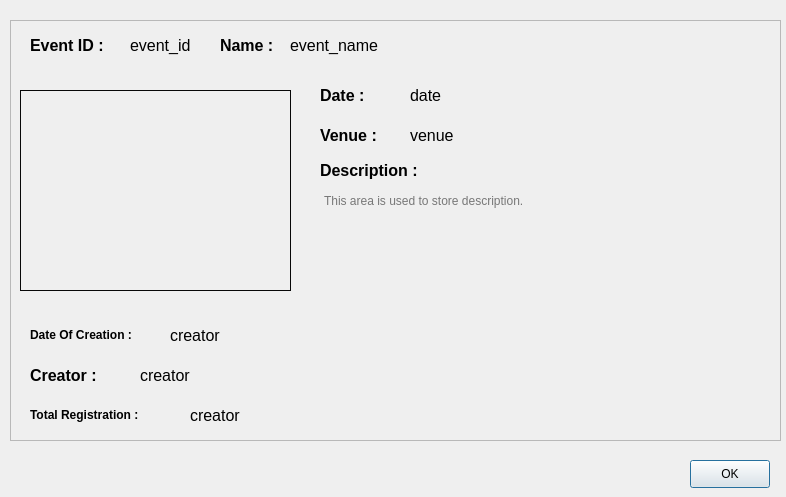
<?xml version="1.0" encoding="UTF-8"?>
<ui version="4.0">
 <class>eventProfile</class>
 <widget class="QDialog" name="eventProfile">
  <property name="geometry">
   <rect>
    <x>0</x>
    <y>0</y>
    <width>786</width>
    <height>497</height>
   </rect>
  </property>
  <property name="windowTitle">
   <string>Event Profile</string>
  </property>
  <property name="styleSheet">
   <string notr="true"/>
  </property>
  <widget class="QFrame" name="frame">
   <property name="geometry">
    <rect>
     <x>10</x>
     <y>20</y>
     <width>771</width>
     <height>421</height>
    </rect>
   </property>
   <property name="styleSheet">
    <string notr="true"/>
   </property>
   <property name="frameShape">
    <enum>QFrame::StyledPanel</enum>
   </property>
   <property name="frameShadow">
    <enum>QFrame::Raised</enum>
   </property>
   <widget class="QWidget" name="widget" native="true">
    <property name="geometry">
     <rect>
      <x>10</x>
      <y>70</y>
      <width>271</width>
      <height>201</height>
     </rect>
    </property>
    <property name="autoFillBackground">
     <bool>false</bool>
    </property>
    <property name="styleSheet">
     <string notr="true">image: url(:/sample_event.png);
border-style:solid;
border-width:1px;
border-color: rgb(7, 7, 7);</string>
    </property>
   </widget>
   <widget class="QLabel" name="nameLabel">
    <property name="geometry">
     <rect>
      <x>210</x>
      <y>10</y>
      <width>91</width>
      <height>31</height>
     </rect>
    </property>
    <property name="text">
     <string>&lt;html&gt;&lt;head/&gt;&lt;body&gt;&lt;p&gt;&lt;span style=&quot; font-size:12pt; font-weight:600;&quot;&gt;Name :&lt;/span&gt;&lt;/p&gt;&lt;/body&gt;&lt;/html&gt;</string>
    </property>
   </widget>
   <widget class="QLabel" name="name">
    <property name="geometry">
     <rect>
      <x>280</x>
      <y>10</y>
      <width>481</width>
      <height>31</height>
     </rect>
    </property>
    <property name="styleSheet">
     <string notr="true">font-size:12pt;</string>
    </property>
    <property name="text">
     <string>event_name</string>
    </property>
   </widget>
   <widget class="QLabel" name="creatorLabel">
    <property name="geometry">
     <rect>
      <x>20</x>
      <y>340</y>
      <width>101</width>
      <height>31</height>
     </rect>
    </property>
    <property name="text">
     <string>&lt;html&gt;&lt;head/&gt;&lt;body&gt;&lt;p&gt;&lt;span style=&quot; font-size:12pt; font-weight:600;&quot;&gt;Creator : &lt;/span&gt;&lt;/p&gt;&lt;/body&gt;&lt;/html&gt;</string>
    </property>
   </widget>
   <widget class="QLabel" name="descriptionLabel">
    <property name="geometry">
     <rect>
      <x>310</x>
      <y>130</y>
      <width>131</width>
      <height>41</height>
     </rect>
    </property>
    <property name="text">
     <string>&lt;html&gt;&lt;head/&gt;&lt;body&gt;&lt;p&gt;&lt;span style=&quot; font-size:12pt; font-weight:600;&quot;&gt;Description :&lt;/span&gt;&lt;/p&gt;&lt;/body&gt;&lt;/html&gt;</string>
    </property>
   </widget>
   <widget class="QLabel" name="dateLabel">
    <property name="geometry">
     <rect>
      <x>310</x>
      <y>60</y>
      <width>71</width>
      <height>31</height>
     </rect>
    </property>
    <property name="text">
     <string>&lt;html&gt;&lt;head/&gt;&lt;body&gt;&lt;p&gt;&lt;span style=&quot; font-size:12pt; font-weight:600;&quot;&gt;Date : &lt;/span&gt;&lt;/p&gt;&lt;/body&gt;&lt;/html&gt;</string>
    </property>
   </widget>
   <widget class="QLabel" name="venueLabel">
    <property name="geometry">
     <rect>
      <x>310</x>
      <y>100</y>
      <width>81</width>
      <height>31</height>
     </rect>
    </property>
    <property name="text">
     <string>&lt;html&gt;&lt;head/&gt;&lt;body&gt;&lt;p&gt;&lt;span style=&quot; font-size:12pt; font-weight:600;&quot;&gt;Venue : &lt;/span&gt;&lt;/p&gt;&lt;/body&gt;&lt;/html&gt;</string>
    </property>
   </widget>
   <widget class="QLabel" name="creator">
    <property name="geometry">
     <rect>
      <x>130</x>
      <y>340</y>
      <width>421</width>
      <height>31</height>
     </rect>
    </property>
    <property name="styleSheet">
     <string notr="true">font-size:12pt;</string>
    </property>
    <property name="text">
     <string>creator</string>
    </property>
   </widget>
   <widget class="QLabel" name="date">
    <property name="geometry">
     <rect>
      <x>400</x>
      <y>60</y>
      <width>361</width>
      <height>31</height>
     </rect>
    </property>
    <property name="styleSheet">
     <string notr="true">font-size:12pt;</string>
    </property>
    <property name="text">
     <string>date</string>
    </property>
   </widget>
   <widget class="QLabel" name="venue">
    <property name="geometry">
     <rect>
      <x>400</x>
      <y>100</y>
      <width>361</width>
      <height>31</height>
     </rect>
    </property>
    <property name="styleSheet">
     <string notr="true">font-size:12pt;</string>
    </property>
    <property name="text">
     <string>venue</string>
    </property>
   </widget>
   <widget class="QLabel" name="eventIDLabel">
    <property name="geometry">
     <rect>
      <x>20</x>
      <y>10</y>
      <width>91</width>
      <height>31</height>
     </rect>
    </property>
    <property name="text">
     <string>&lt;html&gt;&lt;head/&gt;&lt;body&gt;&lt;p&gt;&lt;span style=&quot; font-size:12pt; font-weight:600;&quot;&gt;Event ID : &lt;/span&gt;&lt;/p&gt;&lt;/body&gt;&lt;/html&gt;</string>
    </property>
   </widget>
   <widget class="QLabel" name="eventID">
    <property name="geometry">
     <rect>
      <x>120</x>
      <y>10</y>
      <width>91</width>
      <height>31</height>
     </rect>
    </property>
    <property name="styleSheet">
     <string notr="true">font-size:12pt;</string>
    </property>
    <property name="text">
     <string>event_id</string>
    </property>
   </widget>
   <widget class="QTextBrowser" name="textBrowser">
    <property name="geometry">
     <rect>
      <x>310</x>
      <y>170</y>
      <width>451</width>
      <height>151</height>
     </rect>
    </property>
    <property name="styleSheet">
     <string notr="true">background-color:transparent;
border:none;</string>
    </property>
    <property name="html">
     <string>&lt;!DOCTYPE HTML PUBLIC &quot;-//W3C//DTD HTML 4.0//EN&quot; &quot;http://www.w3.org/TR/REC-html40/strict.dtd&quot;&gt;
&lt;html&gt;&lt;head&gt;&lt;meta name=&quot;qrichtext&quot; content=&quot;1&quot; /&gt;&lt;style type=&quot;text/css&quot;&gt;
p, li { white-space: pre-wrap; }
&lt;/style&gt;&lt;/head&gt;&lt;body style=&quot; font-family:'Ubuntu'; font-size:11pt; font-weight:400; font-style:normal;&quot;&gt;
&lt;p style=&quot;-qt-paragraph-type:empty; margin-top:0px; margin-bottom:0px; margin-left:0px; margin-right:0px; -qt-block-indent:0; text-indent:0px; font-family:'Noto Sans'; font-size:9pt;&quot;&gt;&lt;br /&gt;&lt;/p&gt;&lt;/body&gt;&lt;/html&gt;</string>
    </property>
    <property name="placeholderText">
     <string>This area is used to store description.</string>
    </property>
   </widget>
   <widget class="QLabel" name="totalRegistrationLabel">
    <property name="geometry">
     <rect>
      <x>20</x>
      <y>380</y>
      <width>171</width>
      <height>31</height>
     </rect>
    </property>
    <property name="text">
     <string>&lt;html&gt;&lt;head/&gt;&lt;body&gt;&lt;p&gt;&lt;span style=&quot; font-weight:600;&quot;&gt;Total Registration : &lt;/span&gt;&lt;/p&gt;&lt;/body&gt;&lt;/html&gt;</string>
    </property>
   </widget>
   <widget class="QLabel" name="totalRegistration">
    <property name="geometry">
     <rect>
      <x>180</x>
      <y>380</y>
      <width>571</width>
      <height>31</height>
     </rect>
    </property>
    <property name="styleSheet">
     <string notr="true">font-size:12pt;</string>
    </property>
    <property name="text">
     <string>creator</string>
    </property>
   </widget>
   <widget class="QLabel" name="creatorLabel_3">
    <property name="geometry">
     <rect>
      <x>20</x>
      <y>300</y>
      <width>141</width>
      <height>31</height>
     </rect>
    </property>
    <property name="text">
     <string>&lt;html&gt;&lt;head/&gt;&lt;body&gt;&lt;p&gt;&lt;span style=&quot; font-weight:600;&quot;&gt;Date Of Creation : &lt;/span&gt;&lt;/p&gt;&lt;/body&gt;&lt;/html&gt;</string>
    </property>
   </widget>
   <widget class="QLabel" name="dateOfCreation">
    <property name="geometry">
     <rect>
      <x>160</x>
      <y>300</y>
      <width>141</width>
      <height>31</height>
     </rect>
    </property>
    <property name="styleSheet">
     <string notr="true">font-size:12pt;</string>
    </property>
    <property name="text">
     <string>creator</string>
    </property>
   </widget>
  </widget>
  <widget class="QPushButton" name="pushButton">
   <property name="geometry">
    <rect>
     <x>690</x>
     <y>460</y>
     <width>80</width>
     <height>28</height>
    </rect>
   </property>
   <property name="text">
    <string>OK</string>
   </property>
  </widget>
 </widget>
 <resources>
  <include location="../../../Images/img.qrc"/>
 </resources>
 <connections/>
</ui>
